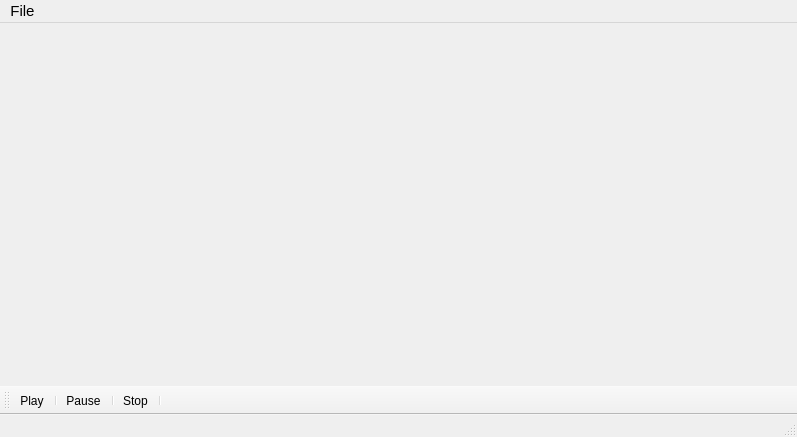
<?xml version="1.0" encoding="UTF-8"?>
<ui version="4.0">
 <class>MainWindow</class>
 <widget class="QMainWindow" name="MainWindow">
  <property name="geometry">
   <rect>
    <x>0</x>
    <y>0</y>
    <width>797</width>
    <height>437</height>
   </rect>
  </property>
  <property name="windowTitle">
   <string>Music Player for Senior Citizens</string>
  </property>
  <property name="autoFillBackground">
   <bool>true</bool>
  </property>
  <widget class="QWidget" name="centralWidget">
   <property name="palette">
    <palette>
     <active>
      <colorrole role="WindowText">
       <brush brushstyle="SolidPattern">
        <color alpha="255">
         <red>0</red>
         <green>0</green>
         <blue>0</blue>
        </color>
       </brush>
      </colorrole>
      <colorrole role="Button">
       <brush brushstyle="SolidPattern">
        <color alpha="255">
         <red>240</red>
         <green>240</green>
         <blue>240</blue>
        </color>
       </brush>
      </colorrole>
      <colorrole role="Light">
       <brush brushstyle="SolidPattern">
        <color alpha="255">
         <red>255</red>
         <green>255</green>
         <blue>255</blue>
        </color>
       </brush>
      </colorrole>
      <colorrole role="Midlight">
       <brush brushstyle="SolidPattern">
        <color alpha="255">
         <red>247</red>
         <green>247</green>
         <blue>247</blue>
        </color>
       </brush>
      </colorrole>
      <colorrole role="Dark">
       <brush brushstyle="SolidPattern">
        <color alpha="255">
         <red>120</red>
         <green>120</green>
         <blue>120</blue>
        </color>
       </brush>
      </colorrole>
      <colorrole role="Mid">
       <brush brushstyle="SolidPattern">
        <color alpha="255">
         <red>160</red>
         <green>160</green>
         <blue>160</blue>
        </color>
       </brush>
      </colorrole>
      <colorrole role="Text">
       <brush brushstyle="SolidPattern">
        <color alpha="255">
         <red>0</red>
         <green>0</green>
         <blue>0</blue>
        </color>
       </brush>
      </colorrole>
      <colorrole role="BrightText">
       <brush brushstyle="SolidPattern">
        <color alpha="255">
         <red>255</red>
         <green>255</green>
         <blue>255</blue>
        </color>
       </brush>
      </colorrole>
      <colorrole role="ButtonText">
       <brush brushstyle="SolidPattern">
        <color alpha="255">
         <red>0</red>
         <green>0</green>
         <blue>0</blue>
        </color>
       </brush>
      </colorrole>
      <colorrole role="Base">
       <brush brushstyle="SolidPattern">
        <color alpha="255">
         <red>255</red>
         <green>255</green>
         <blue>255</blue>
        </color>
       </brush>
      </colorrole>
      <colorrole role="Window">
       <brush brushstyle="SolidPattern">
        <color alpha="255">
         <red>240</red>
         <green>240</green>
         <blue>240</blue>
        </color>
       </brush>
      </colorrole>
      <colorrole role="Shadow">
       <brush brushstyle="SolidPattern">
        <color alpha="255">
         <red>0</red>
         <green>0</green>
         <blue>0</blue>
        </color>
       </brush>
      </colorrole>
      <colorrole role="AlternateBase">
       <brush brushstyle="SolidPattern">
        <color alpha="255">
         <red>247</red>
         <green>247</green>
         <blue>247</blue>
        </color>
       </brush>
      </colorrole>
      <colorrole role="ToolTipBase">
       <brush brushstyle="SolidPattern">
        <color alpha="255">
         <red>255</red>
         <green>255</green>
         <blue>220</blue>
        </color>
       </brush>
      </colorrole>
      <colorrole role="ToolTipText">
       <brush brushstyle="SolidPattern">
        <color alpha="255">
         <red>0</red>
         <green>0</green>
         <blue>0</blue>
        </color>
       </brush>
      </colorrole>
     </active>
     <inactive>
      <colorrole role="WindowText">
       <brush brushstyle="SolidPattern">
        <color alpha="255">
         <red>0</red>
         <green>0</green>
         <blue>0</blue>
        </color>
       </brush>
      </colorrole>
      <colorrole role="Button">
       <brush brushstyle="SolidPattern">
        <color alpha="255">
         <red>240</red>
         <green>240</green>
         <blue>240</blue>
        </color>
       </brush>
      </colorrole>
      <colorrole role="Light">
       <brush brushstyle="SolidPattern">
        <color alpha="255">
         <red>255</red>
         <green>255</green>
         <blue>255</blue>
        </color>
       </brush>
      </colorrole>
      <colorrole role="Midlight">
       <brush brushstyle="SolidPattern">
        <color alpha="255">
         <red>247</red>
         <green>247</green>
         <blue>247</blue>
        </color>
       </brush>
      </colorrole>
      <colorrole role="Dark">
       <brush brushstyle="SolidPattern">
        <color alpha="255">
         <red>120</red>
         <green>120</green>
         <blue>120</blue>
        </color>
       </brush>
      </colorrole>
      <colorrole role="Mid">
       <brush brushstyle="SolidPattern">
        <color alpha="255">
         <red>160</red>
         <green>160</green>
         <blue>160</blue>
        </color>
       </brush>
      </colorrole>
      <colorrole role="Text">
       <brush brushstyle="SolidPattern">
        <color alpha="255">
         <red>0</red>
         <green>0</green>
         <blue>0</blue>
        </color>
       </brush>
      </colorrole>
      <colorrole role="BrightText">
       <brush brushstyle="SolidPattern">
        <color alpha="255">
         <red>255</red>
         <green>255</green>
         <blue>255</blue>
        </color>
       </brush>
      </colorrole>
      <colorrole role="ButtonText">
       <brush brushstyle="SolidPattern">
        <color alpha="255">
         <red>0</red>
         <green>0</green>
         <blue>0</blue>
        </color>
       </brush>
      </colorrole>
      <colorrole role="Base">
       <brush brushstyle="SolidPattern">
        <color alpha="255">
         <red>255</red>
         <green>255</green>
         <blue>255</blue>
        </color>
       </brush>
      </colorrole>
      <colorrole role="Window">
       <brush brushstyle="SolidPattern">
        <color alpha="255">
         <red>240</red>
         <green>240</green>
         <blue>240</blue>
        </color>
       </brush>
      </colorrole>
      <colorrole role="Shadow">
       <brush brushstyle="SolidPattern">
        <color alpha="255">
         <red>0</red>
         <green>0</green>
         <blue>0</blue>
        </color>
       </brush>
      </colorrole>
      <colorrole role="AlternateBase">
       <brush brushstyle="SolidPattern">
        <color alpha="255">
         <red>247</red>
         <green>247</green>
         <blue>247</blue>
        </color>
       </brush>
      </colorrole>
      <colorrole role="ToolTipBase">
       <brush brushstyle="SolidPattern">
        <color alpha="255">
         <red>255</red>
         <green>255</green>
         <blue>220</blue>
        </color>
       </brush>
      </colorrole>
      <colorrole role="ToolTipText">
       <brush brushstyle="SolidPattern">
        <color alpha="255">
         <red>0</red>
         <green>0</green>
         <blue>0</blue>
        </color>
       </brush>
      </colorrole>
     </inactive>
     <disabled>
      <colorrole role="WindowText">
       <brush brushstyle="SolidPattern">
        <color alpha="255">
         <red>120</red>
         <green>120</green>
         <blue>120</blue>
        </color>
       </brush>
      </colorrole>
      <colorrole role="Button">
       <brush brushstyle="SolidPattern">
        <color alpha="255">
         <red>240</red>
         <green>240</green>
         <blue>240</blue>
        </color>
       </brush>
      </colorrole>
      <colorrole role="Light">
       <brush brushstyle="SolidPattern">
        <color alpha="255">
         <red>255</red>
         <green>255</green>
         <blue>255</blue>
        </color>
       </brush>
      </colorrole>
      <colorrole role="Midlight">
       <brush brushstyle="SolidPattern">
        <color alpha="255">
         <red>247</red>
         <green>247</green>
         <blue>247</blue>
        </color>
       </brush>
      </colorrole>
      <colorrole role="Dark">
       <brush brushstyle="SolidPattern">
        <color alpha="255">
         <red>120</red>
         <green>120</green>
         <blue>120</blue>
        </color>
       </brush>
      </colorrole>
      <colorrole role="Mid">
       <brush brushstyle="SolidPattern">
        <color alpha="255">
         <red>160</red>
         <green>160</green>
         <blue>160</blue>
        </color>
       </brush>
      </colorrole>
      <colorrole role="Text">
       <brush brushstyle="SolidPattern">
        <color alpha="255">
         <red>120</red>
         <green>120</green>
         <blue>120</blue>
        </color>
       </brush>
      </colorrole>
      <colorrole role="BrightText">
       <brush brushstyle="SolidPattern">
        <color alpha="255">
         <red>255</red>
         <green>255</green>
         <blue>255</blue>
        </color>
       </brush>
      </colorrole>
      <colorrole role="ButtonText">
       <brush brushstyle="SolidPattern">
        <color alpha="255">
         <red>120</red>
         <green>120</green>
         <blue>120</blue>
        </color>
       </brush>
      </colorrole>
      <colorrole role="Base">
       <brush brushstyle="SolidPattern">
        <color alpha="255">
         <red>240</red>
         <green>240</green>
         <blue>240</blue>
        </color>
       </brush>
      </colorrole>
      <colorrole role="Window">
       <brush brushstyle="SolidPattern">
        <color alpha="255">
         <red>240</red>
         <green>240</green>
         <blue>240</blue>
        </color>
       </brush>
      </colorrole>
      <colorrole role="Shadow">
       <brush brushstyle="SolidPattern">
        <color alpha="255">
         <red>0</red>
         <green>0</green>
         <blue>0</blue>
        </color>
       </brush>
      </colorrole>
      <colorrole role="AlternateBase">
       <brush brushstyle="SolidPattern">
        <color alpha="255">
         <red>240</red>
         <green>240</green>
         <blue>240</blue>
        </color>
       </brush>
      </colorrole>
      <colorrole role="ToolTipBase">
       <brush brushstyle="SolidPattern">
        <color alpha="255">
         <red>255</red>
         <green>255</green>
         <blue>220</blue>
        </color>
       </brush>
      </colorrole>
      <colorrole role="ToolTipText">
       <brush brushstyle="SolidPattern">
        <color alpha="255">
         <red>0</red>
         <green>0</green>
         <blue>0</blue>
        </color>
       </brush>
      </colorrole>
     </disabled>
    </palette>
   </property>
  </widget>
  <widget class="QMenuBar" name="menuBar">
   <property name="geometry">
    <rect>
     <x>0</x>
     <y>0</y>
     <width>797</width>
     <height>26</height>
    </rect>
   </property>
   <property name="font">
    <font>
     <pointsize>11</pointsize>
    </font>
   </property>
   <widget class="QMenu" name="menuFile">
    <property name="title">
     <string>File</string>
    </property>
    <addaction name="actionOpen"/>
    <addaction name="actionSettings"/>
   </widget>
   <addaction name="menuFile"/>
  </widget>
  <widget class="QStatusBar" name="statusBar"/>
  <widget class="QToolBar" name="mainToolBar">
   <attribute name="toolBarArea">
    <enum>BottomToolBarArea</enum>
   </attribute>
   <attribute name="toolBarBreak">
    <bool>false</bool>
   </attribute>
   <addaction name="actionPlay"/>
   <addaction name="separator"/>
   <addaction name="actionPause"/>
   <addaction name="separator"/>
   <addaction name="actionStop"/>
   <addaction name="separator"/>
  </widget>
  <action name="actionOpen">
   <property name="icon">
    <iconset resource="resources.qrc">
     <normaloff>:/images/icons/1455426565_Folder.png</normaloff>:/images/icons/1455426565_Folder.png</iconset>
   </property>
   <property name="text">
    <string>Open</string>
   </property>
   <property name="toolTip">
    <string>Open a File</string>
   </property>
   <property name="font">
    <font>
     <pointsize>11</pointsize>
    </font>
   </property>
  </action>
  <action name="actionPlay">
   <property name="icon">
    <iconset resource="resources.qrc">
     <normaloff>:/images/icons/1455426565_Play1Pressed.png</normaloff>:/images/icons/1455426565_Play1Pressed.png</iconset>
   </property>
   <property name="text">
    <string>Play</string>
   </property>
  </action>
  <action name="actionPause">
   <property name="icon">
    <iconset resource="resources.qrc">
     <normaloff>:/images/icons/1455426593_PauseHot.png</normaloff>:/images/icons/1455426593_PauseHot.png</iconset>
   </property>
   <property name="text">
    <string>Pause</string>
   </property>
  </action>
  <action name="actionStop">
   <property name="icon">
    <iconset resource="resources.qrc">
     <normaloff>:/images/icons/1455426608_Stop1Normal.png</normaloff>:/images/icons/1455426608_Stop1Normal.png</iconset>
   </property>
   <property name="text">
    <string>Stop</string>
   </property>
  </action>
  <action name="actionSettings">
   <property name="text">
    <string>Settings</string>
   </property>
   <property name="font">
    <font>
     <pointsize>11</pointsize>
    </font>
   </property>
  </action>
 </widget>
 <layoutdefault spacing="6" margin="11"/>
 <resources>
  <include location="resources.qrc"/>
 </resources>
 <connections/>
</ui>
